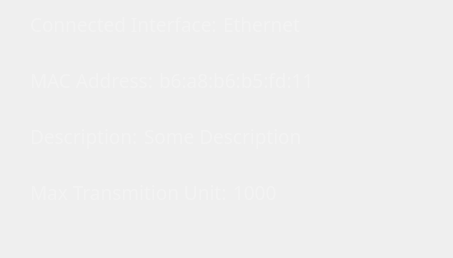
                     <widget class="QFrame" name="netowrkInterfaceInformationFrame">
                      <layout class="QVBoxLayout" name="verticalLayout_20">
                       <property name="spacing">
                        <number>6</number>
                       </property>
                       <property name="leftMargin">
                        <number>30</number>
                       </property>
                       <property name="topMargin">
                        <number>0</number>
                       </property>
                       <property name="rightMargin">
                        <number>30</number>
                       </property>
                       <property name="bottomMargin">
                        <number>0</number>
                       </property>
                       <item>
                        <widget class="QFrame" name="connectedInterfaceFrame">
                         <property name="minimumSize">
                          <size>
                           <width>360</width>
                           <height>50</height>
                          </size>
                         </property>
                         <property name="maximumSize">
                          <size>
                           <width>16777215</width>
                           <height>50</height>
                          </size>
                         </property>
                         <property name="styleSheet">
                          <string notr="true">#connectedInterfaceFrame {
	background-color: transparent;
	color: #f3f3f3;
}</string>
                         </property>
                         <layout class="QHBoxLayout" name="horizontalLayout_23">
                          <property name="leftMargin">
                           <number>0</number>
                          </property>
                          <property name="topMargin">
                           <number>0</number>
                          </property>
                          <property name="rightMargin">
                           <number>0</number>
                          </property>
                          <property name="bottomMargin">
                           <number>0</number>
                          </property>
                          <item>
                           <widget class="QLabel" name="connectedInterfaceLabel">
                            <property name="minimumSize">
                             <size>
                              <width>175</width>
                              <height>40</height>
                             </size>
                            </property>
                            <property name="maximumSize">
                             <size>
                              <width>16777215</width>
                              <height>40</height>
                             </size>
                            </property>
                            <property name="font">
                             <font>
                              <family>Cairo</family>
                              <pointsize>-1</pointsize>
                             </font>
                            </property>
                            <property name="styleSheet">
                             <string notr="true">#connectedInterfaceLabel {
	background-color: transparent;
	color: #f3f3f3;
    font-size: 19px;
    font-family: Cairo
}</string>
                            </property>
                            <property name="text">
                             <string>Connected Interface:</string>
                            </property>
                            <property name="alignment">
                             <set>Qt::AlignmentFlag::AlignLeading|Qt::AlignmentFlag::AlignLeft|Qt::AlignmentFlag::AlignVCenter</set>
                            </property>
                            <property name="wordWrap">
                             <bool>false</bool>
                            </property>
                            <property name="textInteractionFlags">
                             <set>Qt::TextInteractionFlag::LinksAccessibleByMouse|Qt::TextInteractionFlag::TextSelectableByMouse</set>
                            </property>
                           </widget>
                          </item>
                          <item>
                           <widget class="QLabel" name="connectedInterfaceInfoLabel">
                            <property name="sizePolicy">
                             <sizepolicy hsizetype="Preferred" vsizetype="Expanding">
                              <horstretch>0</horstretch>
                              <verstretch>0</verstretch>
                             </sizepolicy>
                            </property>
                            <property name="minimumSize">
                             <size>
                              <width>150</width>
                              <height>40</height>
                             </size>
                            </property>
                            <property name="maximumSize">
                             <size>
                              <width>400</width>
                              <height>40</height>
                             </size>
                            </property>
                            <property name="font">
                             <font>
                              <family>Cairo</family>
                              <pointsize>-1</pointsize>
                             </font>
                            </property>
                            <property name="styleSheet">
                             <string notr="true">#connectedInterfaceInfoLabel {
	background-color: transparent;
	color: #f3f3f3;
    font-size: 19px;
    font-family: Cairo
}</string>
                            </property>
                            <property name="text">
                             <string>Ethernet</string>
                            </property>
                            <property name="alignment">
                             <set>Qt::AlignmentFlag::AlignLeading|Qt::AlignmentFlag::AlignLeft|Qt::AlignmentFlag::AlignVCenter</set>
                            </property>
                            <property name="wordWrap">
                             <bool>false</bool>
                            </property>
                            <property name="textInteractionFlags">
                             <set>Qt::TextInteractionFlag::LinksAccessibleByMouse|Qt::TextInteractionFlag::TextSelectableByMouse</set>
                            </property>
                           </widget>
                          </item>
                          <item>
                           <spacer name="horizontalSpacer_20">
                            <property name="orientation">
                             <enum>Qt::Orientation::Horizontal</enum>
                            </property>
                            <property name="sizeHint" stdset="0">
                             <size>
                              <width>40</width>
                              <height>20</height>
                             </size>
                            </property>
                           </spacer>
                          </item>
                         </layout>
                        </widget>
                       </item>
                       <item>
                        <widget class="QFrame" name="macAddressFrame">
                         <property name="minimumSize">
                          <size>
                           <width>360</width>
                           <height>50</height>
                          </size>
                         </property>
                         <property name="maximumSize">
                          <size>
                           <width>16777215</width>
                           <height>50</height>
                          </size>
                         </property>
                         <property name="styleSheet">
                          <string notr="true">#macAddressFrame {
	background-color: transparent;
	color: #f3f3f3;
}</string>
                         </property>
                         <layout class="QHBoxLayout" name="horizontalLayout_24">
                          <property name="leftMargin">
                           <number>0</number>
                          </property>
                          <property name="topMargin">
                           <number>0</number>
                          </property>
                          <property name="rightMargin">
                           <number>0</number>
                          </property>
                          <property name="bottomMargin">
                           <number>0</number>
                          </property>
                          <item>
                           <widget class="QLabel" name="macAddressLabel">
                            <property name="minimumSize">
                             <size>
                              <width>120</width>
                              <height>40</height>
                             </size>
                            </property>
                            <property name="maximumSize">
                             <size>
                              <width>16777215</width>
                              <height>40</height>
                             </size>
                            </property>
                            <property name="font">
                             <font>
                              <family>Cairo</family>
                              <pointsize>-1</pointsize>
                             </font>
                            </property>
                            <property name="styleSheet">
                             <string notr="true">#macAddressLabel {
	background-color: transparent;
	color: #f3f3f3;
    font-size: 19px;
    font-family: Cairo
}</string>
                            </property>
                            <property name="text">
                             <string>MAC Address:</string>
                            </property>
                            <property name="alignment">
                             <set>Qt::AlignmentFlag::AlignLeading|Qt::AlignmentFlag::AlignLeft|Qt::AlignmentFlag::AlignVCenter</set>
                            </property>
                            <property name="wordWrap">
                             <bool>false</bool>
                            </property>
                            <property name="textInteractionFlags">
                             <set>Qt::TextInteractionFlag::LinksAccessibleByMouse|Qt::TextInteractionFlag::TextSelectableByMouse</set>
                            </property>
                           </widget>
                          </item>
                          <item>
                           <widget class="QLabel" name="macAddressInfoLabel">
                            <property name="sizePolicy">
                             <sizepolicy hsizetype="Preferred" vsizetype="Expanding">
                              <horstretch>0</horstretch>
                              <verstretch>0</verstretch>
                             </sizepolicy>
                            </property>
                            <property name="minimumSize">
                             <size>
                              <width>180</width>
                              <height>40</height>
                             </size>
                            </property>
                            <property name="maximumSize">
                             <size>
                              <width>400</width>
                              <height>40</height>
                             </size>
                            </property>
                            <property name="font">
                             <font>
                              <family>Cairo</family>
                              <pointsize>-1</pointsize>
                             </font>
                            </property>
                            <property name="styleSheet">
                             <string notr="true">#macAddressInfoLabel {
	background-color: transparent;
	color: #f3f3f3;
    font-size: 19px;
    font-family: Cairo
}</string>
                            </property>
                            <property name="text">
                             <string>b6:a8:b6:b5:fd:11</string>
                            </property>
                            <property name="alignment">
                             <set>Qt::AlignmentFlag::AlignLeading|Qt::AlignmentFlag::AlignLeft|Qt::AlignmentFlag::AlignVCenter</set>
                            </property>
                            <property name="wordWrap">
                             <bool>false</bool>
                            </property>
                            <property name="textInteractionFlags">
                             <set>Qt::TextInteractionFlag::LinksAccessibleByMouse|Qt::TextInteractionFlag::TextSelectableByMouse</set>
                            </property>
                           </widget>
                          </item>
                          <item>
                           <spacer name="horizontalSpacer_21">
                            <property name="orientation">
                             <enum>Qt::Orientation::Horizontal</enum>
                            </property>
                            <property name="sizeHint" stdset="0">
                             <size>
                              <width>40</width>
                              <height>20</height>
                             </size>
                            </property>
                           </spacer>
                          </item>
                         </layout>
                        </widget>
                       </item>
                       <item>
                        <widget class="QFrame" name="descriptionFrame">
                         <property name="minimumSize">
                          <size>
                           <width>360</width>
                           <height>50</height>
                          </size>
                         </property>
                         <property name="maximumSize">
                          <size>
                           <width>16777215</width>
                           <height>50</height>
                          </size>
                         </property>
                         <property name="styleSheet">
                          <string notr="true">#descriptionFrame {
	background-color: transparent;
	color: #f3f3f3;
}</string>
                         </property>
                         <layout class="QHBoxLayout" name="horizontalLayout_25">
                          <property name="leftMargin">
                           <number>0</number>
                          </property>
                          <property name="topMargin">
                           <number>0</number>
                          </property>
                          <property name="rightMargin">
                           <number>0</number>
                          </property>
                          <property name="bottomMargin">
                           <number>0</number>
                          </property>
                          <item>
                           <widget class="QLabel" name="descriptionLabel">
                            <property name="minimumSize">
                             <size>
                              <width>105</width>
                              <height>40</height>
                             </size>
                            </property>
                            <property name="maximumSize">
                             <size>
                              <width>16777215</width>
                              <height>40</height>
                             </size>
                            </property>
                            <property name="font">
                             <font>
                              <family>Cairo</family>
                              <pointsize>-1</pointsize>
                             </font>
                            </property>
                            <property name="styleSheet">
                             <string notr="true">#descriptionLabel {
	background-color: transparent;
	color: #f3f3f3;
    font-size: 19px;
    font-family: Cairo
}</string>
                            </property>
                            <property name="text">
                             <string>Description:</string>
                            </property>
                            <property name="alignment">
                             <set>Qt::AlignmentFlag::AlignLeading|Qt::AlignmentFlag::AlignLeft|Qt::AlignmentFlag::AlignVCenter</set>
                            </property>
                            <property name="wordWrap">
                             <bool>false</bool>
                            </property>
                            <property name="textInteractionFlags">
                             <set>Qt::TextInteractionFlag::LinksAccessibleByMouse|Qt::TextInteractionFlag::TextSelectableByMouse</set>
                            </property>
                           </widget>
                          </item>
                          <item>
                           <widget class="QLabel" name="descriptionInfoLabel">
                            <property name="sizePolicy">
                             <sizepolicy hsizetype="Preferred" vsizetype="Expanding">
                              <horstretch>0</horstretch>
                              <verstretch>0</verstretch>
                             </sizepolicy>
                            </property>
                            <property name="minimumSize">
                             <size>
                              <width>150</width>
                              <height>40</height>
                             </size>
                            </property>
                            <property name="maximumSize">
                             <size>
                              <width>500</width>
                              <height>40</height>
                             </size>
                            </property>
                            <property name="font">
                             <font>
                              <family>Cairo</family>
                              <pointsize>-1</pointsize>
                             </font>
                            </property>
                            <property name="styleSheet">
                             <string notr="true">#descriptionInfoLabel {
	background-color: transparent;
	color: #f3f3f3;
    font-size: 19px;
    font-family: Cairo
}</string>
                            </property>
                            <property name="text">
                             <string>Some Description</string>
                            </property>
                            <property name="alignment">
                             <set>Qt::AlignmentFlag::AlignLeading|Qt::AlignmentFlag::AlignLeft|Qt::AlignmentFlag::AlignVCenter</set>
                            </property>
                            <property name="wordWrap">
                             <bool>false</bool>
                            </property>
                            <property name="textInteractionFlags">
                             <set>Qt::TextInteractionFlag::LinksAccessibleByMouse|Qt::TextInteractionFlag::TextSelectableByMouse</set>
                            </property>
                           </widget>
                          </item>
                          <item>
                           <spacer name="horizontalSpacer_22">
                            <property name="orientation">
                             <enum>Qt::Orientation::Horizontal</enum>
                            </property>
                            <property name="sizeHint" stdset="0">
                             <size>
                              <width>40</width>
                              <height>20</height>
                             </size>
                            </property>
                           </spacer>
                          </item>
                         </layout>
                        </widget>
                       </item>
                       <item>
                        <widget class="QFrame" name="maxTransmitionUnitFrame">
                         <property name="minimumSize">
                          <size>
                           <width>360</width>
                           <height>50</height>
                          </size>
                         </property>
                         <property name="maximumSize">
                          <size>
                           <width>16777215</width>
                           <height>50</height>
                          </size>
                         </property>
                         <property name="styleSheet">
                          <string notr="true">#maxTransmitionUnitFrame {
	background-color: transparent;
	color: #f3f3f3;
}</string>
                         </property>
                         <layout class="QHBoxLayout" name="horizontalLayout_26">
                          <property name="leftMargin">
                           <number>0</number>
                          </property>
                          <property name="topMargin">
                           <number>0</number>
                          </property>
                          <property name="rightMargin">
                           <number>0</number>
                          </property>
                          <property name="bottomMargin">
                           <number>0</number>
                          </property>
                          <item>
                           <widget class="QLabel" name="maxTransmitionUnitLabel">
                            <property name="minimumSize">
                             <size>
                              <width>185</width>
                              <height>40</height>
                             </size>
                            </property>
                            <property name="maximumSize">
                             <size>
                              <width>16777215</width>
                              <height>40</height>
                             </size>
                            </property>
                            <property name="font">
                             <font>
                              <family>Cairo</family>
                              <pointsize>-1</pointsize>
                             </font>
                            </property>
                            <property name="styleSheet">
                             <string notr="true">#maxTransmitionUnitLabel {
	background-color: transparent;
	color: #f3f3f3;
    font-size: 19px;
    font-family: Cairo
}</string>
                            </property>
                            <property name="text">
                             <string>Max Transmition Unit:</string>
                            </property>
                            <property name="alignment">
                             <set>Qt::AlignmentFlag::AlignLeading|Qt::AlignmentFlag::AlignLeft|Qt::AlignmentFlag::AlignVCenter</set>
                            </property>
                            <property name="wordWrap">
                             <bool>false</bool>
                            </property>
                            <property name="textInteractionFlags">
                             <set>Qt::TextInteractionFlag::LinksAccessibleByMouse|Qt::TextInteractionFlag::TextSelectableByMouse</set>
                            </property>
                           </widget>
                          </item>
                          <item>
                           <widget class="QLabel" name="maxTransmitionUnitInfoLabel">
                            <property name="sizePolicy">
                             <sizepolicy hsizetype="Preferred" vsizetype="Expanding">
                              <horstretch>0</horstretch>
                              <verstretch>0</verstretch>
                             </sizepolicy>
                            </property>
                            <property name="minimumSize">
                             <size>
                              <width>150</width>
                              <height>40</height>
                             </size>
                            </property>
                            <property name="maximumSize">
                             <size>
                              <width>400</width>
                              <height>40</height>
                             </size>
                            </property>
                            <property name="font">
                             <font>
                              <family>Cairo</family>
                              <pointsize>-1</pointsize>
                             </font>
                            </property>
                            <property name="styleSheet">
                             <string notr="true">#maxTransmitionUnitInfoLabel {
	background-color: transparent;
	color: #f3f3f3;
    font-size: 19px;
    font-family: Cairo
}</string>
                            </property>
                            <property name="text">
                             <string>1000</string>
                            </property>
                            <property name="alignment">
                             <set>Qt::AlignmentFlag::AlignLeading|Qt::AlignmentFlag::AlignLeft|Qt::AlignmentFlag::AlignVCenter</set>
                            </property>
                            <property name="wordWrap">
                             <bool>false</bool>
                            </property>
                            <property name="textInteractionFlags">
                             <set>Qt::TextInteractionFlag::LinksAccessibleByMouse|Qt::TextInteractionFlag::TextSelectableByMouse</set>
                            </property>
                           </widget>
                          </item>
                          <item>
                           <spacer name="horizontalSpacer_23">
                            <property name="orientation">
                             <enum>Qt::Orientation::Horizontal</enum>
                            </property>
                            <property name="sizeHint" stdset="0">
                             <size>
                              <width>40</width>
                              <height>20</height>
                             </size>
                            </property>
                           </spacer>
                          </item>
                         </layout>
                        </widget>
                       </item>
                       <item>
                        <spacer name="verticalSpacer_20">
                         <property name="orientation">
                          <enum>Qt::Orientation::Vertical</enum>
                         </property>
                         <property name="sizeHint" stdset="0">
                          <size>
                           <width>20</width>
                           <height>40</height>
                          </size>
                         </property>
                        </spacer>
                       </item>
                      </layout>
                     </widget>
